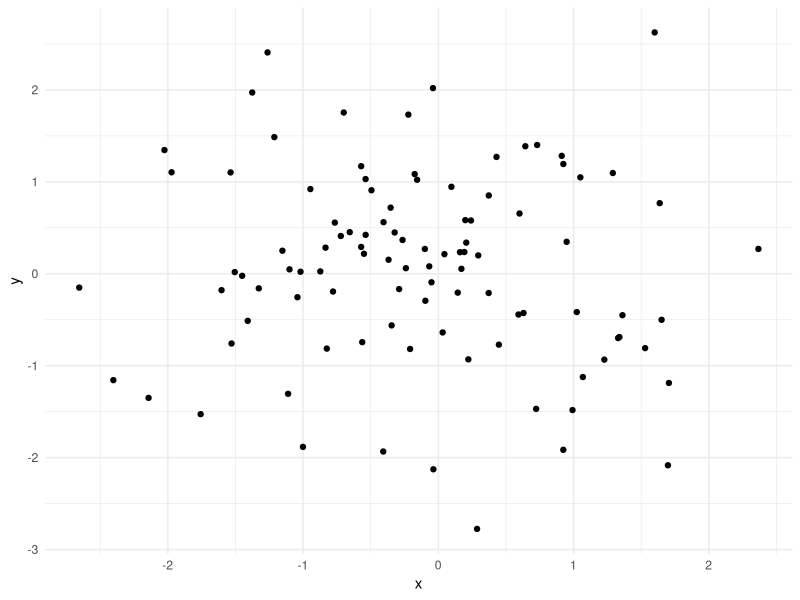

This chart was generated by the following R code:
## ---- chunk 1
library(tidyverse)
ggplot(data = data.frame(x = rnorm(100),
                         y = rnorm(100)),
       mapping = aes(x=x,
                     y=y)) + 
  geom_point() +
  theme_minimal()
